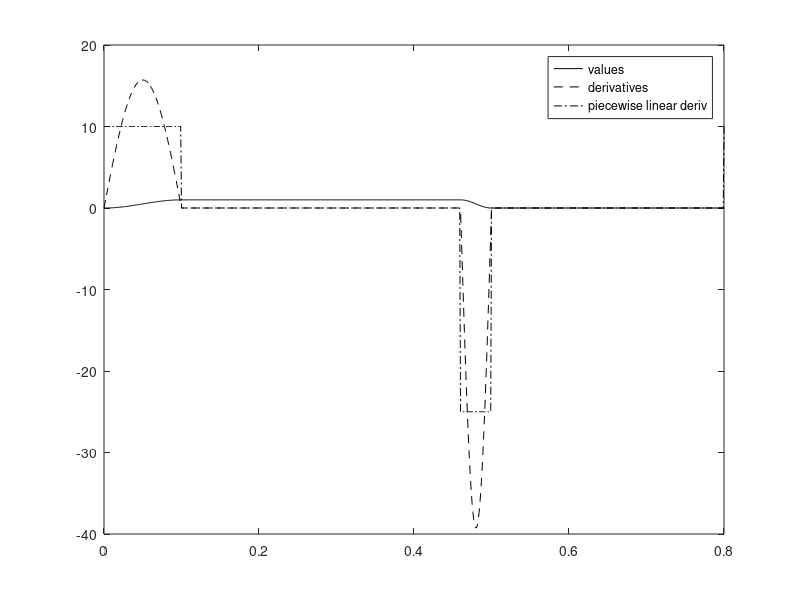

This chart was generated by the following MATLAB code:

% 0 

t_diastole_full = .1;  
t_systole_start = .46; % .44;  
t_systole_full  = .5;  

t_cycle_length  = .8; 

times = 0:.001:t_cycle_length; 
vals = zeros(size(times)); 
derivs = zeros(size(times)); 

derivs_linear = zeros(size(times)); 


for i=1:length(times)

    current_time = times(i); 
    
    t_reduced = current_time - t_cycle_length * floor(current_time/(t_cycle_length)); 
    
    
    if (t_reduced < t_diastole_full)
        vals(i)          = (1/2) * (1 - cos(pi * t_reduced/t_diastole_full)); 
        derivs(i)        = pi/(2*t_diastole_full) * sin(pi * t_reduced/t_diastole_full); 
        derivs_linear(i) = 1/t_diastole_full; 
        
        
    elseif  (t_reduced < t_systole_start)
        
        vals(i)          = 1; 
        derivs(i)        = 0; 
        derivs_linear(i) = 0; 
   
    elseif  (t_reduced < t_systole_full)
        
        vals(i)          =  (1/2) * (cos(pi * (t_reduced - t_systole_start)/(t_systole_full - t_systole_start)) + 1); 
        derivs(i)        = -(1/2) *  sin(pi * (t_reduced - t_systole_start)/(t_systole_full - t_systole_start)) * (pi/(t_systole_full - t_systole_start)) ; 
        
        derivs_linear(i) = -1 / (t_systole_full - t_systole_start); 
        
    else
    
        vals(i)          = 0; 
        derivs(i)        = 0;  
        derivs_linear(i) = 0; 
        
    end 

end 


figure; 
plot(times, vals,'k' )
hold on 
plot(times, derivs, 'k--')

plot(times, derivs_linear, 'k-.')

legend('values', 'derivatives', 'piecewise linear deriv')



